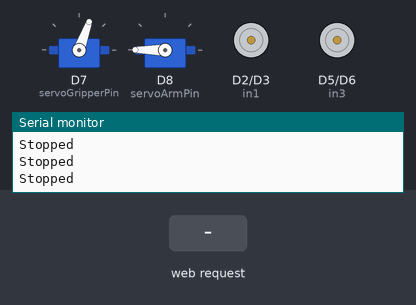
Recording of a sketch running on a simulated ESP8266 (NodeMCU). Parts: 2 × servo, motor-driver pin pairs drawn as motors (green arrow = first pin HIGH = forward, orange = second pin HIGH = backward, longer = more drive, scaled by the enable pin), the last lines printed to the serial monitor. The test bench sets the inputs (shaded band).

Above: at 1.2 s.
1.3 s: HTTP request GET /?Command=FORWARD received
At 1.8 s:
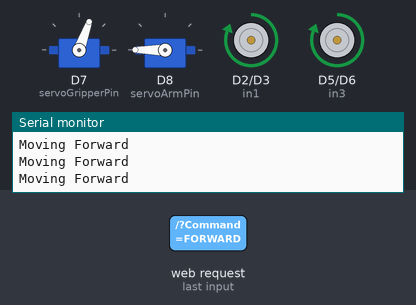
2.8 s: HTTP request GET /?Command=LEFT received
At 3.1 s:
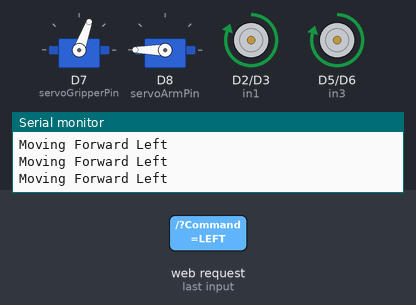
4.3 s: HTTP request GET /?Command=RIGHT received
At 5.5 s:
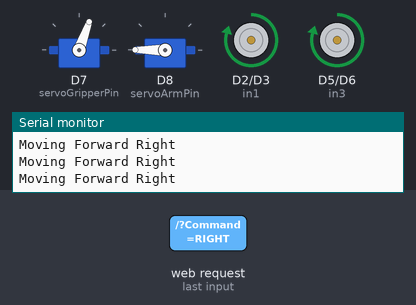
5.8 s: HTTP request GET /?Speed=FORWARD received
At 6.9 s:
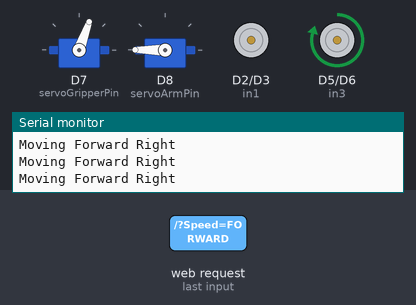
Timing chart, 0 to 8.3 s (numbered marks = the images above; inputs shaded):
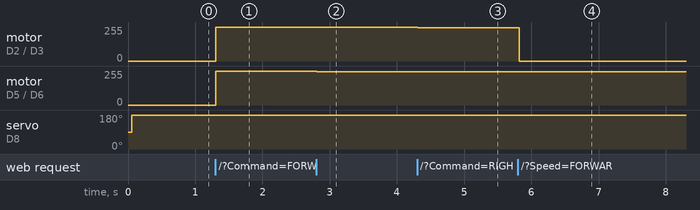

Measured:
- after the input at 1.3 s, motor on D2 (in1) / D3 (in2), motor on D5 (in3) / D6 (in4): stopped → forward 255/255 at once
- after the input at 2.8 s, motor on D5 (in3) / D6 (in4): forward 255/255 → forward 250/255 at once
- after the input at 4.3 s, motor on D2 (in1) / D3 (in2): forward 255/255 → forward 250/255 at once
- after the input at 5.8 s, motor on D2 (in1) / D3 (in2): forward 250/255 → stopped at once

The sketch:

GripperBotCode.ino
```cpp
/// Code to operate gripper bot with mobile. Controller webpage ip:192.168.4.1
#include <ESP8266WiFi.h>
#include <ESP8266WebServer.h>
#include <Servo.h>

// Motor pin definitions
int enA = D1, in1 = D2, in2 = D3;
int enB = D4, in3 = D5, in4 = D6;

// Servo pin definitions
int servoGripperPin = D7;  // Servo for Open/Close control
int servoArmPin = D8;      // Servo for Up/Down control

ESP8266WebServer server(80);

// Access Point credentials
const char* ssid = "ProjectX";
const char* password = "areyousingle";

// Movement state variables
bool forwardPressed = false;
bool backwardPressed = false;
bool leftPressed = false;
bool rightPressed = false;

bool openPressed = false;
bool upPressed = false;

String command = "0";
int SPEED = 500;

Servo gripperServo;
Servo armServo;

void setup() {
  Serial.begin(115200);
  Serial.println("Gripper Bot ACTIVATED");

  // Initialize motor pins
  pinMode(enA, OUTPUT); pinMode(in1, OUTPUT); pinMode(in2, OUTPUT);
  pinMode(enB, OUTPUT); pinMode(in3, OUTPUT); pinMode(in4, OUTPUT);

  analogWrite(enA, SPEED); analogWrite(enB, SPEED);
  digitalWrite(in1, LOW); digitalWrite(in2, LOW);
  digitalWrite(in3, LOW); digitalWrite(in4, LOW);

  // Attach servos to their respective pins
  gripperServo.attach(servoGripperPin);
  armServo.attach(servoArmPin);

  gripperServo.write(90);  // Default middle position
  armServo.write(90);

  WiFi.mode(WIFI_AP); // Set ESP8266 to Access Point mode
  WiFi.softAP(ssid, password); // Start the AP
  Serial.println("Wi-Fi Access Point started.");
  Serial.print("AP IP Address: ");
  Serial.println(WiFi.softAPIP());

  server.on("/", HTTP_handleRoot);
  server.onNotFound(handleNotFound);
  server.begin();
}

void loop() {
  server.handleClient();    // Handle incoming HTTP requests
  buildCommand();           // Build the command based on updated button states
  handleMovement();         // Execute movement based on the current command
  controlServos();          // Control the servos according to button states
}

void HTTP_handleRoot() {
  if (server.hasArg("Command")) {
    String receivedCommand = server.arg("Command");
    updateButtonStates(receivedCommand);
    Serial.println("Received Command: " + receivedCommand);
  }

  if (server.hasArg("Speed")) {
    SPEED = server.arg("Speed").toInt();
    Serial.println("Speed Updated: " + String(SPEED));
  }

  String htmlPage = R"rawliteral(
<!DOCTYPE html>
<html>
<head>
  <meta name="viewport" content="width=device-width, initial-scale=1.0">
  <title>Gripper Bot Controller</title>
  <style>
    body {
      font-family: Arial, sans-serif;
      text-align: center;
      background-color: #111;
      color: #fff;
      margin: 0;
      padding: 0;
    }

    .controller-container {
      display: flex;
      flex-direction: column;
      align-items: center;
      justify-content: center;
      height: 100vh;
    }

    h1 {
      font-size: 32px;
      margin-bottom: 20px;
    }

    .controls {
      display: flex;
      justify-content: space-between;
      width: 90%;
      max-width: 900px;
      margin-top: 20px;
    }

    .direction-buttons-left {
      display: flex;
      flex-direction: column;
      align-items: center;
      gap: 15px;
    }

    .direction-buttons-left button {
      width: 80px;
      height: 80px;
      font-size: 30px;
      cursor: pointer;
      border: 2px solid #ddd;
      border-radius: 10px;
      background-color: #333;
      color: #fff;
      box-shadow: 2px 2px 5px rgba(0, 0, 0, 0.2);
      user-select: none;  /* Prevent text selection */
    }

    .gripper-arm-controls {
      display: flex;
      justify-content: center;
      gap: 40px;
      flex-direction: row;
    }

    .gripper-arm-controls .group {
      display: flex;
      flex-direction: column;
      align-items: center;
      gap: 10px;
    }

    .gripper-arm-controls button {
      width: 120px;
      height: 60px;
      font-size: 18px;
      cursor: pointer;
      border: 2px solid #ddd;
      border-radius: 10px;
      background-color: #333;
      color: #fff;
      box-shadow: 2px 2px 5px rgba(0, 0, 0, 0.2);
      user-select: none;  /* Prevent text selection */
    }

    .heading {
      margin-bottom: 5px;
      font-size: 18px;
      font-weight: bold;
    }

    .direction-buttons-right {
      display: flex;
      flex-direction: row;
      align-items: center;
      gap: 15px;
    }

    .direction-buttons-right button {
      width: 80px;
      height: 80px;
      font-size: 30px;
      cursor: pointer;
      border: 2px solid #ddd;
      border-radius: 10px;
      background-color: #333;
      color: #fff;
      box-shadow: 2px 2px 5px rgba(0, 0, 0, 0.2);
      user-select: none;  /* Prevent text selection */
    }

    @media (max-width: 768px) {
      .controls {
        flex-direction: column;
        gap: 30px;
      }

      .direction-buttons-left {
        flex-direction: row;
        gap: 20px;
      }

      .gripper-arm-controls {
        flex-direction: column;
        gap: 30px;
      }

      .direction-buttons-right {
        flex-direction: column;
        gap: 15px;
      }
    }
  </style>
</head>
<body>
  <div class="controller-container">
    <h1>Gripper Bot Controller</h1>

    <!-- Controls -->
    <div class="controls">
      <!-- Left Controls: Forward and Backward -->
      <div class="direction-buttons-left">
        <button ontouchstart="sendCommand('FORWARD')" ontouchend="sendCommand('STOP')">&#8593;</button> <!-- Up Arrow -->
        <button ontouchstart="sendCommand('BACKWARD')" ontouchend="sendCommand('STOP')">&#8595;</button> <!-- Down Arrow -->
      </div>

      <!-- Gripper and Arm Controls in Center -->
      <div class="gripper-arm-controls">
        <!-- Gripper -->
        <div class="group">
          <div class="heading">Gripper</div>
          <button ontouchstart="sendCommand('Open')">Open</button>
          <button ontouchstart="sendCommand('Close')">Close</button>
        </div>

        <!-- Arm -->
        <div class="group">
          <div class="heading">Arm</div>
          <button ontouchstart="sendCommand('Up')">Up</button>
          <button ontouchstart="sendCommand('Down')">Down</button>
        </div>
      </div>

      <!-- Right Controls: Left and Right -->
      <div class="direction-buttons-right">
        <button ontouchstart="sendCommand('RIGHT')" ontouchend="sendCommand('STOP')">&#8592;</button> <!-- Left Arrow -->
        <button ontouchstart="sendCommand('LEFT')" ontouchend="sendCommand('STOP')">&#8594;</button> <!-- Right Arrow -->
      </div>
    </div>
  </div>

  <script>
    function sendCommand(command) {
      fetch('/?Command=' + command)
        .then(response => console.log('Sent: ' + command))
        .catch(err => alert('Failed to send'));
    }
  </script>
</body>
</html>)rawliteral";

  server.send(200, "text/html", htmlPage);
}

void handleNotFound() {
  server.send(404, "text/plain", "404: Not Found");
}

void updateButtonStates(String command) {
  if (command == "FORWARD") forwardPressed = true;
  else if (command == "BACKWARD") backwardPressed = true;
  else if (command == "LEFT") leftPressed = true;
  else if (command == "RIGHT") rightPressed = true;
  else if (command == "STOP") {
    forwardPressed = false;
    backwardPressed = false;
    leftPressed = false;
    rightPressed = false;
  }
  else if (command == "Open") openPressed = true;
  else if (command == "Close") openPressed = false;
  else if (command == "Up") upPressed = true;
  else if (command == "Down") upPressed = false;
}

void buildCommand() {
  if (forwardPressed && rightPressed) command = "P";
  else if (backwardPressed && rightPressed) command = "Q";
  else if (forwardPressed && leftPressed) command = "Z";
  else if (backwardPressed && leftPressed) command = "S";
  else if (forwardPressed) command = "F";
  else if (backwardPressed) command = "B";
  else if (leftPressed) command = "L";
  else if (rightPressed) command = "R";
  else command = "0";
}

void handleMovement() {
  if (command == "F") Forward();
  else if (command == "B") Backward();
  else if (command == "L") TurnLeft();
  else if (command == "R") TurnRight();
  else if (command == "P") ForwardRight();
  else if (command == "Q") BackwardRight();
  else if (command == "Z") ForwardLeft();
  else if (command == "S") BackwardLeft();
  else Stop();
}

void controlServos() {
  if (openPressed == true) {
    gripperServo.write(180);  // Move to 180 degrees
    delay(50);
  }
  if (openPressed == false) {
    gripperServo.write(70);    // Move to 0 degrees
    delay(50);
  }
  if (upPressed == true) {
    armServo.write(0);      // Move up to 0 degrees
    delay(50);
  }
  if (upPressed == false) {
    armServo.write(180);        // Move down to 180 degrees
    delay(50);
  }
}
void Forward() {
  Serial.println("Moving Forward");
  digitalWrite(in1, HIGH); digitalWrite(in2, LOW);
  digitalWrite(in3, HIGH); digitalWrite(in4, LOW);
}

void Backward() {
  Serial.println("Moving Backward");
  digitalWrite(in1, LOW); digitalWrite(in2, HIGH);
  digitalWrite(in3, LOW); digitalWrite(in4, HIGH);
}

void TurnLeft() {
  Serial.println("Moving Left");
  digitalWrite(in1, HIGH); digitalWrite(in2, LOW);
  digitalWrite(in3, LOW); digitalWrite(in4, HIGH);
}

void TurnRight() {
  Serial.println("Moving Right");
  digitalWrite(in1, LOW); digitalWrite(in2, HIGH);
  digitalWrite(in3, HIGH); digitalWrite(in4, LOW);
}

void ForwardLeft() {
  Serial.println("Moving Forward Left");
  digitalWrite(in1, HIGH); digitalWrite(in2, LOW);
  digitalWrite(in3, HIGH); digitalWrite(in4, LOW);
  analogWrite(enB, SPEED / 2);
}

void ForwardRight() {
  Serial.println("Moving Forward Right");
  digitalWrite(in1, HIGH); digitalWrite(in2, LOW);
  digitalWrite(in3, HIGH); digitalWrite(in4, LOW);
  analogWrite(enA, SPEED / 2);
}

void BackwardLeft() {
  Serial.println("Moving Backward Left");
  digitalWrite(in1, LOW); digitalWrite(in2, HIGH);
  digitalWrite(in3, LOW); digitalWrite(in4, HIGH);
  analogWrite(enB, SPEED / 2);
}

void BackwardRight() {
  Serial.println("Moving Backward Right");
  digitalWrite(in1, LOW); digitalWrite(in2, HIGH);
  digitalWrite(in3, LOW); digitalWrite(in4, HIGH);
  analogWrite(enA, SPEED / 2);
}

void Stop() {
  Serial.println("Stopped");
  digitalWrite(in1, LOW); digitalWrite(in2, LOW);
  digitalWrite(in3, LOW); digitalWrite(in4, LOW);
}
```
